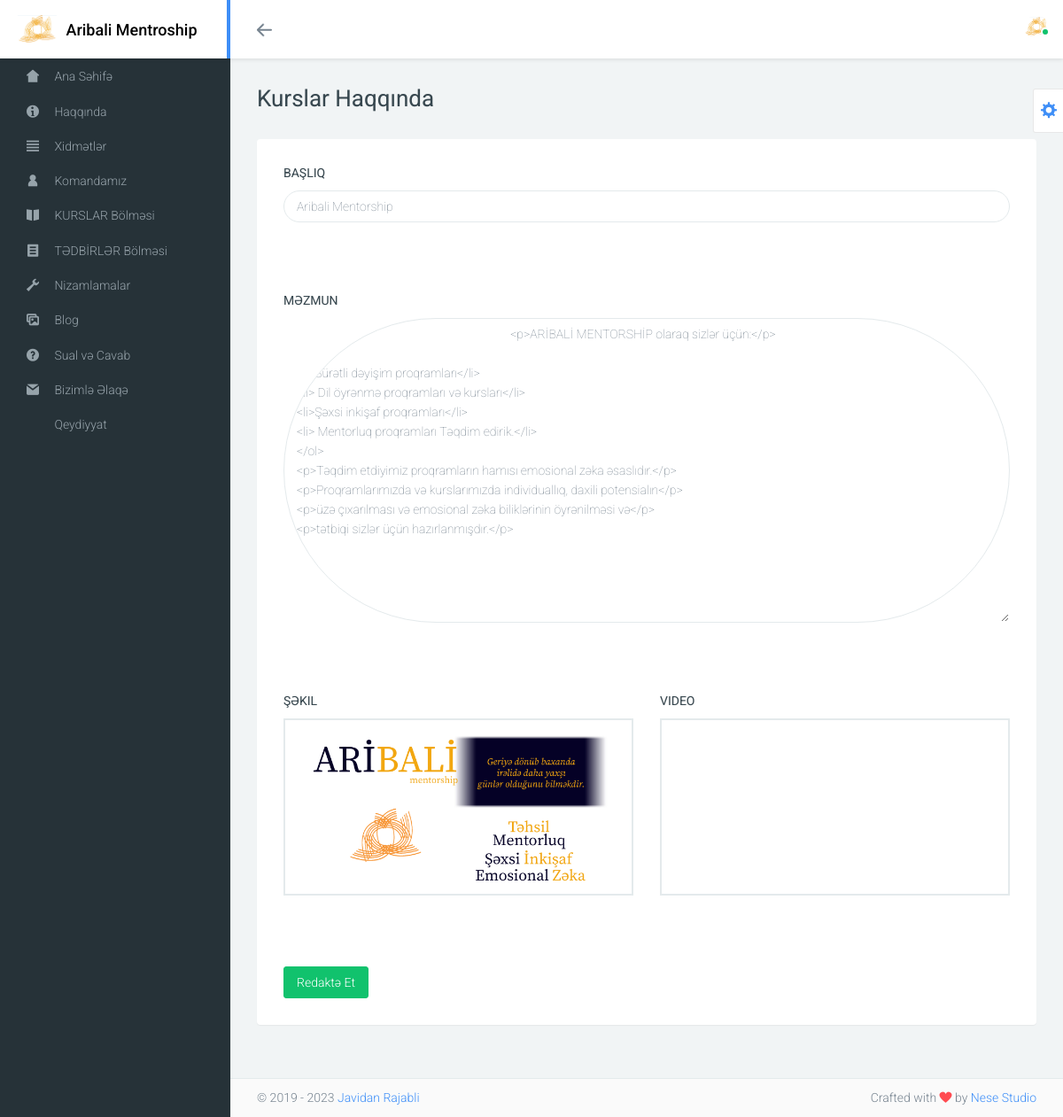
Screenshot of /admin/base/course_about.php with the database file from the repository.
### tables this page shows
CREATE TABLE `course_about` (
  `id` int(11) NOT NULL,
  `basliq` varchar(255) NOT NULL,
  `mezmun` text NOT NULL,
  `sekil` varchar(255) NOT NULL,
  `video` varchar(255) NOT NULL
);

### admin/settings/class/umumi.php (called while the page is built, shortened)
<?php
class Umumi
{
    public function Getir($table)
    {
        global $db;
        $data = $db->prepare("SELECT * from " . $table);
        $data->execute();
        $x = $data->fetch(PDO::FETCH_ASSOC);
        return $x;
    }
}

### admin/settings/code/course_about.php (called while the page is built, shortened)
<?php
	$c_about = $umumi->Getir("course_about");
 ?>

### admin/base/course_about.php (the view, shortened to what this page needs)
<?php require_once 'header.php'; require_once 'nav.php'; require_once '../settings/code/course_about.php'; ?>
<div class="page">
	<div class="page-header">
		<h1 class="page-title"> Kurslar Haqqında</h1>
	</div>
	<div class="page-content">
		<div class="panel">
			<div class="panel-body container-fluid">
				<div class="row row-lg">
					<div class="col-md-12 col-lg-12">
						<form method="POST" action="#" enctype="multipart/form-data">
							<div class="example-wrap">
								<h4 class="example-title">Başlıq</h4>
								<input type="text" name="title" value="<?= $c_about['basliq'] ?>" class="form-control round" id="inputRounded">
							</div>
							<div class="example-wrap">
								<h4 class="example-title">məzmun</h4>
								<textarea rows="15" class="form-control round" name="mezmun">
									<?= $c_about['mezmun'] ?></textarea>
							</div>
							<div class="row">
								<div class="example-wrap col-md-6">
									<h4 class="example-title">Şəkil</h4>
								</div>
								<div class="example-wrap col-md-6">
									<h4 class="example-title">Video</h4>
								</div>
							</div>
							<button type="submit" name="c_redakte" class="btn btn-animate btn-animate-vertical btn-success">
								<span><i class="icon wb-edit" aria-hidden="true"></i>Redaktə Et</span>
							</button>
						</form>
					</div>
				</div>
			</div>
		</div>
	</div>
</div>
<?php require_once 'footer.php'; ?>

### rows the page displays
course_about: title "Aribali Mentorship", mezmun "<p>ARİBALİ MENTORSHİP olaraq sizlər üçün:</p> <ol> <li>Sürətli dəyişim proqramları</li> <li> Dil öyrənmə proqramları və kursları</li> <li>Şəxsi inkişaf proqramları</li> <li> Mentorluq proqramları Təqdim edirik.</li> </ol> <p>Təqdim etdiyimiz proqramların hamısı emosional zəka əsaslıdır.</p> <p>Proqramlarımızda və kurslarımızda individuallıq, daxili potensialın</p> <p>üzə çıxarılması və emosional zəka biliklərinin öyrənilməsi və</p> <p>tətbiqi sizlər üçün hazırlanmışdır.</p>"
